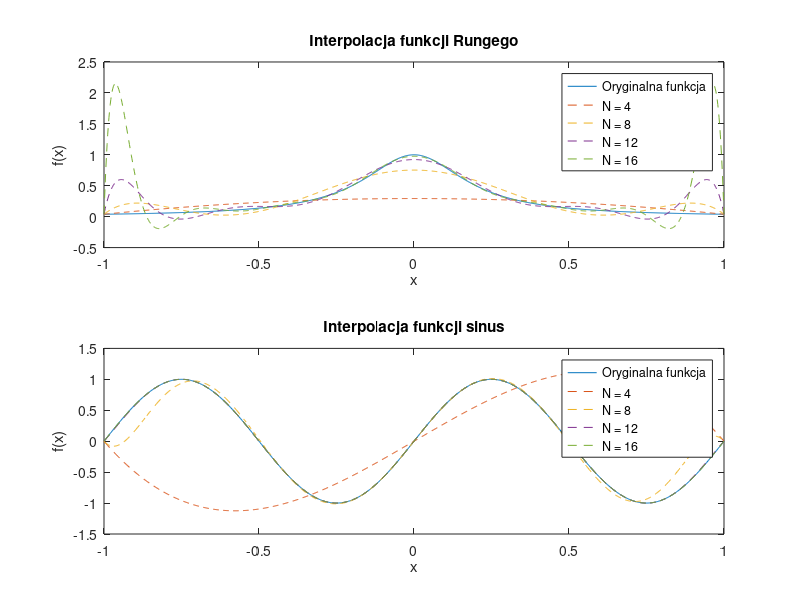

Reproduce this figure in MATLAB.
function [V, original_Runge, original_sine, interpolated_Runge, interpolated_sine] = zadanie1()
% Rozmiar tablic komórkowych (cell arrays) V, interpolated_Runge, interpolated_sine: [1,4].
% V{i} zawiera macierz Vandermonde wyznaczoną dla liczby węzłów interpolacji równej N(i)
% original_Runge - wektor wierszowy zawierający wartości funkcji Runge dla wektora x_fine=linspace(-1, 1, 1000)
% original_sine - wektor wierszowy zawierający wartości funkcji sinus dla wektora x_fine
% interpolated_Runge{i} stanowi wierszowy wektor wartości funkcji interpolującej 
%       wyznaczonej dla funkcji Runge (wielomian stopnia N(i)-1) w punktach x_fine
% interpolated_sine{i} stanowi wierszowy wektor wartości funkcji interpolującej
%       wyznaczonej dla funkcji sinus (wielomian stopnia N(i)-1) w punktach x_fine
	N = 4:4:16;
	x_fine = linspace(-1, 1, 1000);


	original_Runge = 1 ./ (1 + 25 * x_fine.^2);
	V = cell(1, length(N));
	interpolated_Runge = cell(1, length(N));

	f = figure;
	subplot(2,1,1);
	plot(x_fine, original_Runge);
	hold on;
	for i = 1:length(N)
		V{i} = vandermonde_matrix(N(i));% macierz Vandermonde
		% węzły interpolacji
		x_coarse = linspace(-1,1,N(i));
		% wartości funkcji interpolowanej w węzłach interpolacji
		y_coarse = 1 ./ (1 + 25 * x_coarse.^2);
		% współczynniki wielomianu interpolującego
		c_runge = V{i} \ y_coarse';

		interpolated_Runge{i} = polyval(flipud(c_runge), x_fine); % interpolacja
		plot(x_fine, interpolated_Runge{i}, '--');
	end
	title('Interpolacja funkcji Rungego');
	xlabel('x');
	ylabel('f(x)');
	legend('Oryginalna funkcja', 'N = 4', 'N = 8', 'N = 12', 'N = 16');
	hold off


	original_sine = sin(2 * pi * x_fine);
	interpolated_sine = cell(1, length(N));

	subplot(2,1,2);
	plot(x_fine, original_sine);
	hold on;
	for i = 1:length(N)
		% węzły interpolacji
		x_coarse = linspace(-1,1,N(i));
		% wartości funkcji interpolowanej w węzłach interpolacji
		y_coarse = sin(2 * pi * x_coarse);
		% współczynniki wielomianu interpolującego
		c_sine = V{i} \ y_coarse';

		interpolated_sine{i} = polyval(flipud(c_sine), x_fine);
		plot(x_fine, interpolated_sine{i}, '--');
	end
	title('Interpolacja funkcji sinus');
	xlabel('x');
	ylabel('f(x)');
	legend('Oryginalna funkcja', 'N = 4', 'N = 8', 'N = 12', 'N = 16');
	hold off
	exportgraphics(f, 'zadanie1.png', 'Resolution', 300);
end
	
function V = vandermonde_matrix(N)
	% Generuje macierz Vandermonde dla N równomiernie rozmieszczonych w przedziale [-1, 1] węzłów interpolacji
	x_coarse = linspace(-1,1,N);
	V = zeros(N,N);
	for i = 1:N
		for j = 1:N
			V(i,j) = x_coarse(i)^(j-1);
		end
	end
end